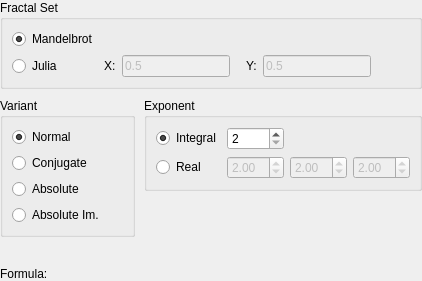
<?xml version="1.0" encoding="UTF-8"?>
<ui version="4.0">
 <class>FractalTypeWidget</class>
 <widget class="QWidget" name="FractalTypeWidget">
  <property name="geometry">
   <rect>
    <x>0</x>
    <y>0</y>
    <width>422</width>
    <height>281</height>
   </rect>
  </property>
  <layout class="QGridLayout">
   <property name="leftMargin">
    <number>0</number>
   </property>
   <property name="topMargin">
    <number>0</number>
   </property>
   <property name="rightMargin">
    <number>0</number>
   </property>
   <property name="bottomMargin">
    <number>0</number>
   </property>
   <property name="spacing">
    <number>9</number>
   </property>
   <item row="0" column="0" colspan="2">
    <widget class="QGroupBox" name="groupSet">
     <property name="title">
      <string>Fractal Set</string>
     </property>
     <layout class="QGridLayout">
      <item row="0" column="0">
       <widget class="QRadioButton" name="radioMandelbrot">
        <property name="text">
         <string>Mandelbrot</string>
        </property>
        <property name="checked">
         <bool>true</bool>
        </property>
       </widget>
      </item>
      <item row="1" column="0">
       <widget class="QRadioButton" name="radioJulia">
        <property name="text">
         <string>Julia</string>
        </property>
       </widget>
      </item>
      <item row="1" column="1">
       <layout class="QHBoxLayout">
        <item>
         <widget class="QLabel" name="labelJuliaX">
          <property name="text">
           <string>X:</string>
          </property>
         </widget>
        </item>
        <item>
         <widget class="DoubleEdit" name="editJuliaX">
          <property name="enabled">
           <bool>false</bool>
          </property>
          <property name="sizePolicy">
           <sizepolicy hsizetype="Preferred" vsizetype="Fixed">
            <horstretch>0</horstretch>
            <verstretch>0</verstretch>
           </sizepolicy>
          </property>
          <property name="text">
           <string>0.5</string>
          </property>
         </widget>
        </item>
        <item>
         <spacer>
          <property name="orientation">
           <enum>Qt::Horizontal</enum>
          </property>
          <property name="sizeType">
           <enum>QSizePolicy::Fixed</enum>
          </property>
          <property name="sizeHint" stdset="0">
           <size>
            <width>10</width>
            <height>20</height>
           </size>
          </property>
         </spacer>
        </item>
        <item>
         <widget class="QLabel" name="labelJuliaY">
          <property name="text">
           <string>Y:</string>
          </property>
         </widget>
        </item>
        <item>
         <widget class="DoubleEdit" name="editJuliaY">
          <property name="enabled">
           <bool>false</bool>
          </property>
          <property name="sizePolicy">
           <sizepolicy hsizetype="Preferred" vsizetype="Fixed">
            <horstretch>0</horstretch>
            <verstretch>0</verstretch>
           </sizepolicy>
          </property>
          <property name="text">
           <string>0.5</string>
          </property>
         </widget>
        </item>
        <item>
         <spacer>
          <property name="orientation">
           <enum>Qt::Horizontal</enum>
          </property>
          <property name="sizeHint" stdset="0">
           <size>
            <width>0</width>
            <height>20</height>
           </size>
          </property>
         </spacer>
        </item>
       </layout>
      </item>
     </layout>
    </widget>
   </item>
   <item row="1" column="0" rowspan="2">
    <widget class="QGroupBox" name="groupVariant">
     <property name="sizePolicy">
      <sizepolicy hsizetype="Preferred" vsizetype="Preferred">
       <horstretch>1</horstretch>
       <verstretch>0</verstretch>
      </sizepolicy>
     </property>
     <property name="title">
      <string>Variant</string>
     </property>
     <layout class="QVBoxLayout">
      <item>
       <widget class="QRadioButton" name="radioNormal">
        <property name="text">
         <string>Normal</string>
        </property>
        <property name="checked">
         <bool>true</bool>
        </property>
       </widget>
      </item>
      <item>
       <widget class="QRadioButton" name="radioConjugate">
        <property name="text">
         <string>Conjugate</string>
        </property>
       </widget>
      </item>
      <item>
       <widget class="QRadioButton" name="radioAbsolute">
        <property name="text">
         <string>Absolute</string>
        </property>
       </widget>
      </item>
      <item>
       <widget class="QRadioButton" name="radioAbsoluteIm">
        <property name="text">
         <string>Absolute Im.</string>
        </property>
       </widget>
      </item>
     </layout>
    </widget>
   </item>
   <item row="2" column="1" rowspan="2">
    <spacer>
     <property name="orientation">
      <enum>Qt::Vertical</enum>
     </property>
     <property name="sizeHint" stdset="0">
      <size>
       <width>20</width>
       <height>0</height>
      </size>
     </property>
    </spacer>
   </item>
   <item row="4" column="0" colspan="2">
    <layout class="QHBoxLayout">
     <item>
      <widget class="QLabel" name="labelFormula">
       <property name="text">
        <string>Formula:</string>
       </property>
      </widget>
     </item>
     <item>
      <widget class="QLabel" name="valueFormula">
       <property name="sizePolicy">
        <sizepolicy hsizetype="Preferred" vsizetype="Preferred">
         <horstretch>1</horstretch>
         <verstretch>0</verstretch>
        </sizepolicy>
       </property>
       <property name="text">
        <string/>
       </property>
       <property name="textFormat">
        <enum>Qt::RichText</enum>
       </property>
      </widget>
     </item>
    </layout>
   </item>
   <item row="3" column="0">
    <spacer>
     <property name="orientation">
      <enum>Qt::Vertical</enum>
     </property>
     <property name="sizeHint" stdset="0">
      <size>
       <width>20</width>
       <height>0</height>
      </size>
     </property>
    </spacer>
   </item>
   <item row="1" column="1">
    <widget class="QGroupBox" name="groupExponent">
     <property name="sizePolicy">
      <sizepolicy hsizetype="Preferred" vsizetype="Preferred">
       <horstretch>1</horstretch>
       <verstretch>0</verstretch>
      </sizepolicy>
     </property>
     <property name="title">
      <string>Exponent</string>
     </property>
     <layout class="QGridLayout">
      <item row="1" column="2">
       <widget class="QDoubleSpinBox" name="spind1">
        <property name="enabled">
         <bool>false</bool>
        </property>
        <property name="minimum">
         <double>1.000000000000000</double>
        </property>
        <property name="maximum">
         <double>20.000000000000000</double>
        </property>
        <property name="singleStep">
         <double>0.100000000000000</double>
        </property>
        <property name="value">
         <double>2.000000000000000</double>
        </property>
       </widget>
      </item>
      <item row="1" column="1">
       <widget class="QDoubleSpinBox" name="spinReal">
        <property name="enabled">
         <bool>false</bool>
        </property>
        <property name="minimum">
         <double>1.000000000000000</double>
        </property>
        <property name="maximum">
         <double>20.000000000000000</double>
        </property>
        <property name="singleStep">
         <double>0.100000000000000</double>
        </property>
        <property name="value">
         <double>2.000000000000000</double>
        </property>
       </widget>
      </item>
      <item row="0" column="1">
       <widget class="QSpinBox" name="spinIntegral">
        <property name="minimum">
         <number>2</number>
        </property>
        <property name="maximum">
         <number>6</number>
        </property>
       </widget>
      </item>
      <item row="1" column="0">
       <widget class="QRadioButton" name="radioReal">
        <property name="sizePolicy">
         <sizepolicy hsizetype="Minimum" vsizetype="Fixed">
          <horstretch>1</horstretch>
          <verstretch>0</verstretch>
         </sizepolicy>
        </property>
        <property name="text">
         <string>Real</string>
        </property>
       </widget>
      </item>
      <item row="0" column="0">
       <widget class="QRadioButton" name="radioIntegral">
        <property name="sizePolicy">
         <sizepolicy hsizetype="Minimum" vsizetype="Fixed">
          <horstretch>1</horstretch>
          <verstretch>0</verstretch>
         </sizepolicy>
        </property>
        <property name="text">
         <string>Integral</string>
        </property>
        <property name="checked">
         <bool>true</bool>
        </property>
       </widget>
      </item>
      <item row="1" column="3">
       <widget class="QDoubleSpinBox" name="spind2">
        <property name="enabled">
         <bool>false</bool>
        </property>
        <property name="minimum">
         <double>1.000000000000000</double>
        </property>
        <property name="maximum">
         <double>20.000000000000000</double>
        </property>
        <property name="singleStep">
         <double>0.100000000000000</double>
        </property>
        <property name="value">
         <double>2.000000000000000</double>
        </property>
       </widget>
      </item>
     </layout>
    </widget>
   </item>
  </layout>
 </widget>
 <customwidgets>
  <customwidget>
   <class>DoubleEdit</class>
   <extends>QLineEdit</extends>
   <header>doubleedit.h</header>
  </customwidget>
 </customwidgets>
 <tabstops>
  <tabstop>radioMandelbrot</tabstop>
  <tabstop>radioJulia</tabstop>
  <tabstop>editJuliaX</tabstop>
  <tabstop>editJuliaY</tabstop>
 </tabstops>
 <resources/>
 <connections>
  <connection>
   <sender>radioJulia</sender>
   <signal>toggled(bool)</signal>
   <receiver>editJuliaX</receiver>
   <slot>setEnabled(bool)</slot>
   <hints>
    <hint type="sourcelabel">
     <x>87</x>
     <y>69</y>
    </hint>
    <hint type="destinationlabel">
     <x>162</x>
     <y>68</y>
    </hint>
   </hints>
  </connection>
  <connection>
   <sender>radioJulia</sender>
   <signal>toggled(bool)</signal>
   <receiver>editJuliaY</receiver>
   <slot>setEnabled(bool)</slot>
   <hints>
    <hint type="sourcelabel">
     <x>37</x>
     <y>67</y>
    </hint>
    <hint type="destinationlabel">
     <x>305</x>
     <y>69</y>
    </hint>
   </hints>
  </connection>
  <connection>
   <sender>radioIntegral</sender>
   <signal>toggled(bool)</signal>
   <receiver>spinIntegral</receiver>
   <slot>setEnabled(bool)</slot>
   <hints>
    <hint type="sourcelabel">
     <x>264</x>
     <y>119</y>
    </hint>
    <hint type="destinationlabel">
     <x>358</x>
     <y>123</y>
    </hint>
   </hints>
  </connection>
  <connection>
   <sender>radioReal</sender>
   <signal>toggled(bool)</signal>
   <receiver>spinReal</receiver>
   <slot>setEnabled(bool)</slot>
   <hints>
    <hint type="sourcelabel">
     <x>249</x>
     <y>146</y>
    </hint>
    <hint type="destinationlabel">
     <x>354</x>
     <y>148</y>
    </hint>
   </hints>
  </connection>
 </connections>
</ui>
